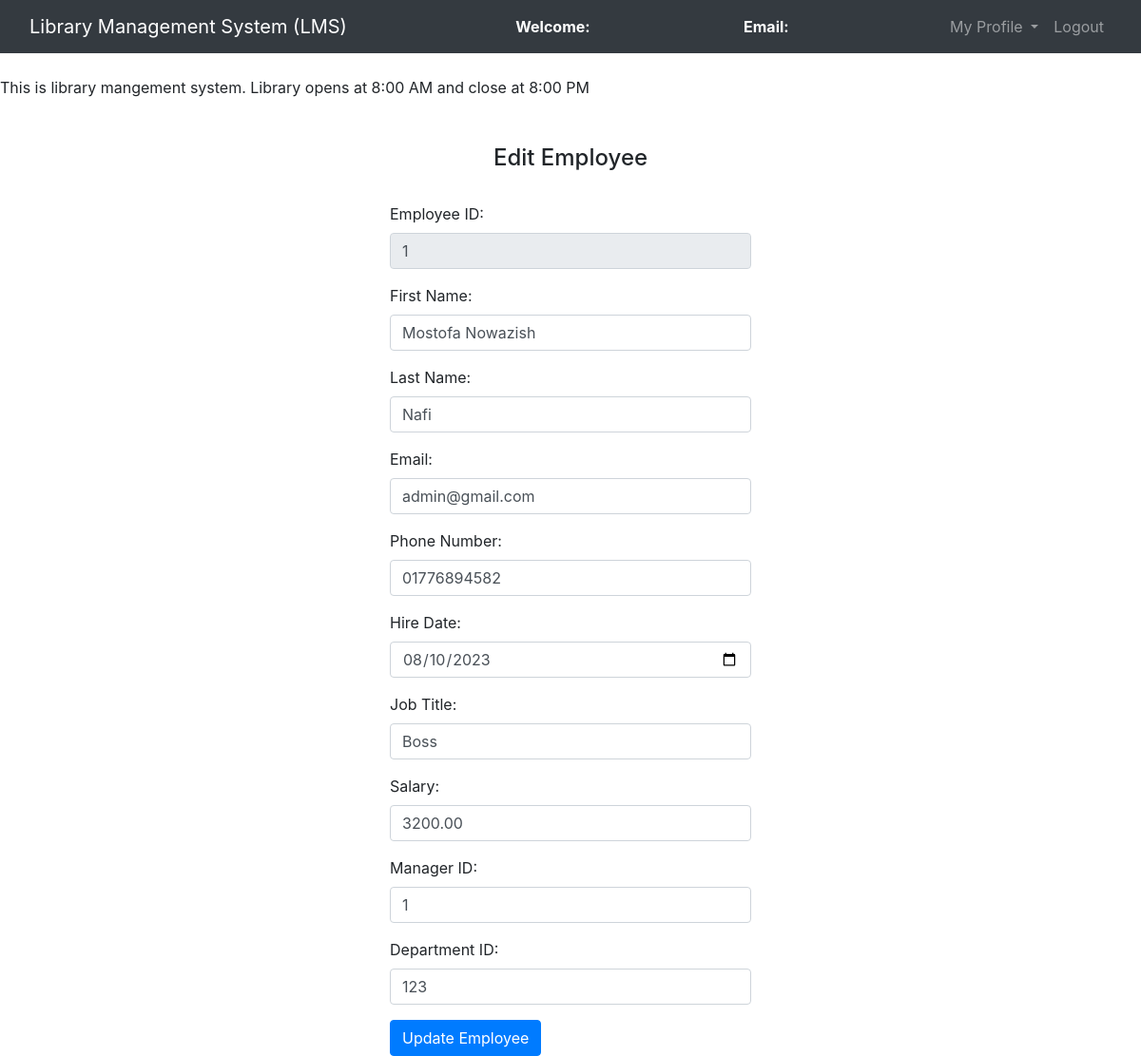
Page /views/edit_employee.php?eid=1 on the committed database.
### tables this page shows
CREATE TABLE `employees` (
  `employee_id` int(11) NOT NULL,
  `first_name` varchar(50) DEFAULT NULL,
  `last_name` varchar(50) DEFAULT NULL,
  `email` varchar(100) DEFAULT NULL,
  `phone_number` varchar(20) DEFAULT NULL,
  `hire_date` date DEFAULT NULL,
  `job_title` varchar(50) DEFAULT NULL,
  `salary` decimal(10,2) DEFAULT NULL,
  `manager_id` int(11) DEFAULT NULL,
  `department_id` int(11) DEFAULT NULL
);

### views/edit_employee.php (the view, shortened to what this page needs)
<?php
	$connection = mysqli_connect("localhost:3308", "root", "");
	$employee_id = "";
	$first_name = "";
	$last_name = "";
	$email = "";
	$phone_number = "";
	$hire_date = "";
	$job_title = "";
	$salary = "";
	$manager_id = "";
	$department_id = "";
	$query = "SELECT * FROM employees WHERE employee_id = $_GET[eid]";
	$query_run = mysqli_query($connection, $query);
	while ($row = mysqli_fetch_assoc($query_run)) {
		$employee_id = $row['employee_id'];
		$first_name = $row['first_name'];
		$last_name = $row['last_name'];
		$email = $row['email'];
		$phone_number = $row['phone_number'];
		$hire_date = $row['hire_date'];
		$job_title = $row['job_title'];
		$salary = $row['salary'];
		$manager_id = $row['manager_id'];
		$department_id = $row['department_id'];
	}
?>
<!DOCTYPE html>
<html>
<head>
	<link rel="stylesheet" type="text/css" href="../assets/css/bootstrap.min.css">
</head>
<body>
<nav class="navbar navbar-expand-lg navbar-dark bg-dark">
		<div class="container-fluid">
			<div class="navbar-header">
				<a class="navbar-brand" href="librarian_dashboard.php">Library Management System (LMS)</a>
			</div>
			<font style="color: white"><span><strong>Welcome: <?php echo $_SESSION['name'];?></strong></span></font>
			<font style="color: white"><span><strong>Email: <?php echo $_SESSION['email'];?></strong></font>
		    <ul class="nav navbar-nav navbar-right">
		      <li class="nav-item dropdown">
	        	<a class="nav-link dropdown-toggle" data-toggle="dropdown">My Profile </a>
		      </li>
		      <li class="nav-item">
		        <a class="nav-link" href="../controllers/logout.php">Logout</a>
		      </li>
		    </ul>
		</div>
	</nav><br>
	<span><marquee>This is library mangement system. Library opens at 8:00 AM and close at 8:00 PM</marquee></span><br><br>
	<center><h4>Edit Employee</h4><br></center>
	<div class="row">
		<div class="col-md-4"></div>
		<div class="col-md-4">
			<form action="" method="post">
				<div class="form-group">
					<label for="employee_id">Employee ID:</label>
					<input type="text" name="employee_id" value="<?php echo $employee_id; ?>" class="form-control" disabled required>
				</div>
				<div class="form-group">
					<label for="first_name">First Name:</label>
					<input type="text" name="first_name" value="<?php echo $first_name; ?>" class="form-control" required>
				</div>
				<div class="form-group">
					<label for="last_name">Last Name:</label>
					<input type="text" name="last_name" value="<?php echo $last_name; ?>" class="form-control" required>
				</div>
				<div class="form-group">
					<label for="email">Email:</label>
					<input type="email" name="email" value="<?php echo $email; ?>" class="form-control" required>
				</div>
				<div class="form-group">
					<label for="phone_number">Phone Number:</label>
					<input type="text" name="phone_number" value="<?php echo $phone_number; ?>" class="form-control" required>
				</div>
				<div class="form-group">
					<label for="hire_date">Hire Date:</label>
					<input type="date" name="hire_date" value="<?php echo $hire_date; ?>" class="form-control">
				</div>
				<div class="form-group">
					<label for="job_title">Job Title:</label>
					<input type="text" name="job_title" value="<?php echo $job_title; ?>" class="form-control">
				</div>
				<div class="form-group">
					<label for="salary">Salary:</label>
					<input type="text" name="salary" value="<?php echo $salary; ?>" class="form-control">
				</div>
				<div class="form-group">
					<label for="manager_id">Manager ID:</label>
					<input type="text" name="manager_id" value="<?php echo $manager_id; ?>" class="form-control">
				</div>
				<div class="form-group">
					<label for="department_id">Department ID:</label>
					<input type="text" name="department_id" value="<?php echo $department_id; ?>" class="form-control">
				</div>
				<button type="submit" name="update" class="btn btn-primary">Update Employee</button>
			</form>
		</div>
		<div class="col-md-4"></div>
	</div>
</body>
</html>

### rows in the picture
employees: employee_id "1", first_name "Mostofa Nowazish", last_name "Nafi", email "admin@gmail.com", phone_number "01776894582", hire_date "08/10/2023", job_title "Boss", salary "3200.00", manager_id "1", department_id "123"
